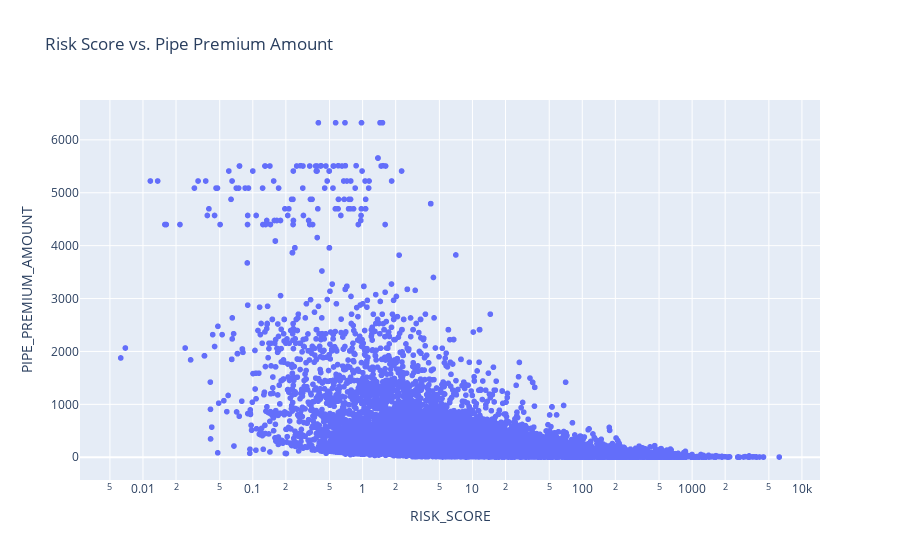

Write notebook code for a chart like this one.
### Code cell
# Create a scatter plot
fig = px.scatter(numericDf, x='RISK_SCORE', y='PIPE_PREMIUM_AMOUNT', title='Risk Score vs. Pipe Premium Amount')

# Adding logarithmic scale
fig.update_layout(xaxis_type='log')

# Show the plot
fig.show()

### Figure 1 — Plotly figure (JSON) as saved in the notebook; plotly's stock layout.template omitted (floating-point values rounded to 4 significant figures; data arrays with more than 128 entries replaced by an {"elided": "..."} marker saying what was removed)
{"data": [{"hovertemplate": "RISK_SCORE=%{x}<br>PIPE_PREMIUM_AMOUNT=%{y}<extra></extra>", "legendgroup": "", "marker": {"color": "#636efa", "symbol": "circle"}, "mode": "markers", "name": "", "showlegend": false, "type": "scattergl", "x": {"elided": "17829 float values"}, "xaxis": "x", "y": {"elided": "17829 float values"}, "yaxis": "y"}], "layout": {"legend": {"tracegroupgap": 0}, "title": {"text": "Risk Score vs. Pipe Premium Amount"}, "xaxis": {"anchor": "y", "domain": [0, 1], "title": {"text": "RISK_SCORE"}, "type": "log"}, "yaxis": {"anchor": "x", "domain": [0, 1], "title": {"text": "PIPE_PREMIUM_AMOUNT"}}}}
